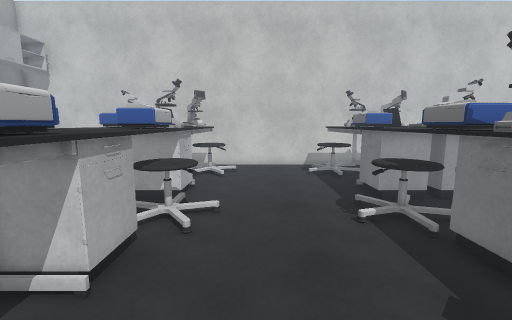
View 1 (above)

21 first-person views from a walk through a 3-D level made in the Unity game engine. The camera is 1.5 m above the floor, tilts 8° down and sees 90° across. The floor is counted in squares, 0.47 m on a side. Each view is taken from the middle of a square. On the plan, view 1 faces up. The plan holds only what a view shows up to about 20 squares ahead; the rest is blank. The player is left out. Some surface patterns are stand-ins.

View 2
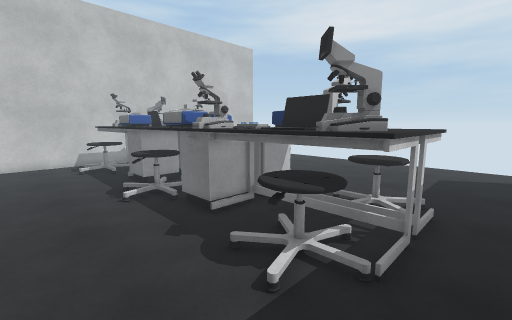

View 3
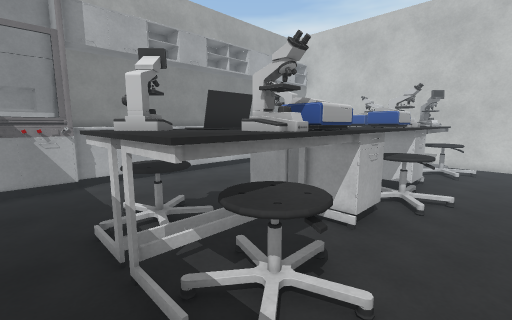

View 4
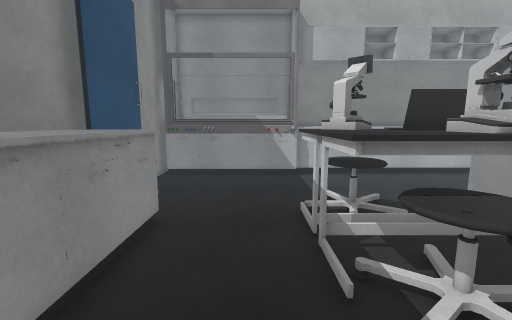

View 5
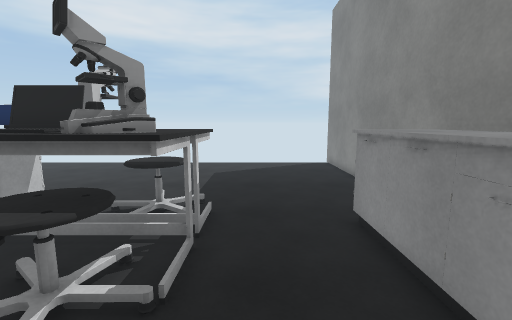

View 6
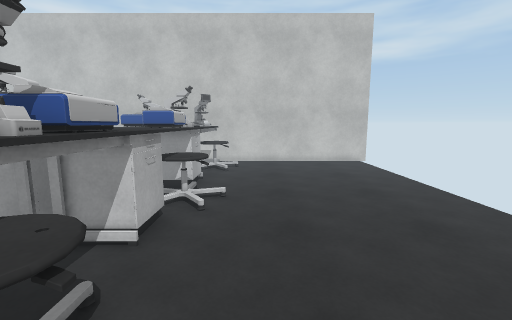

View 7
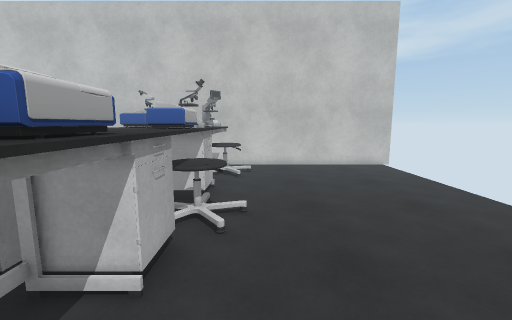

View 8
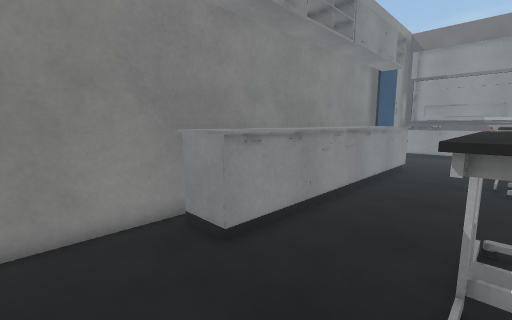

View 9
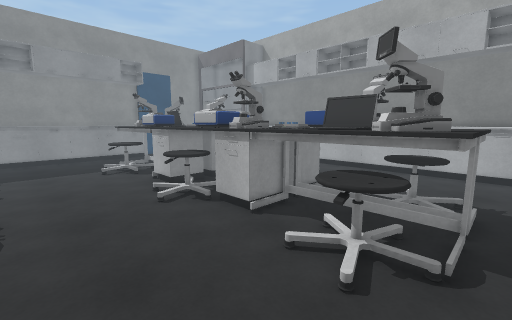

View 10
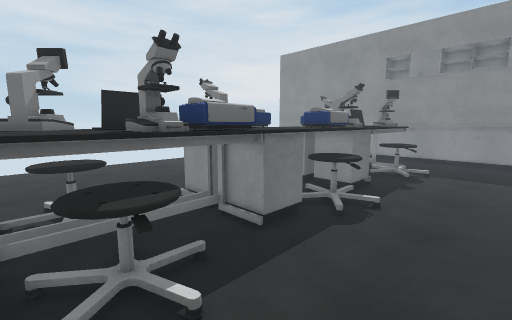

View 11
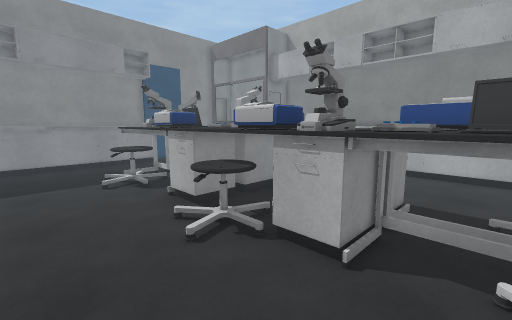

View 12
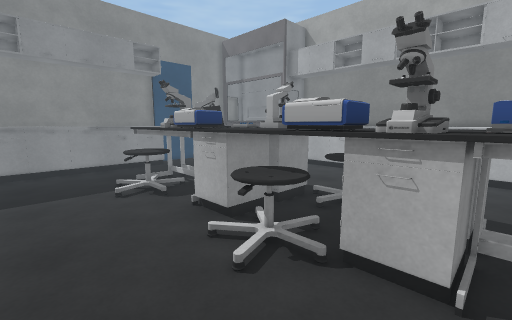

View 13
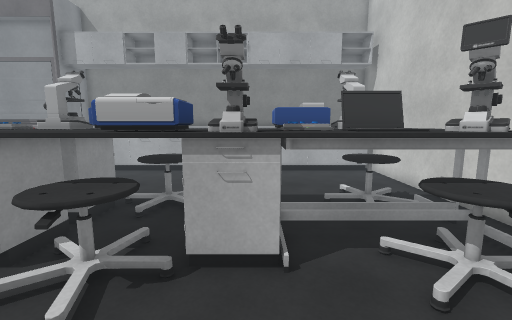

View 14
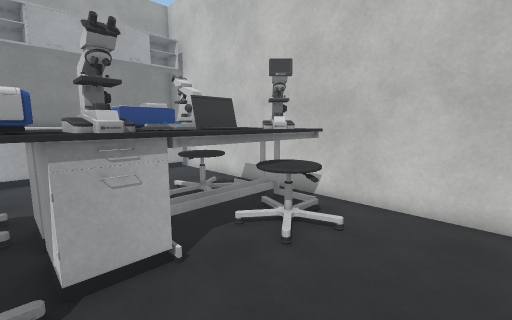

View 15
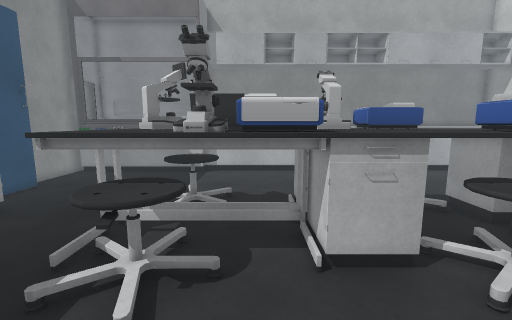

View 16
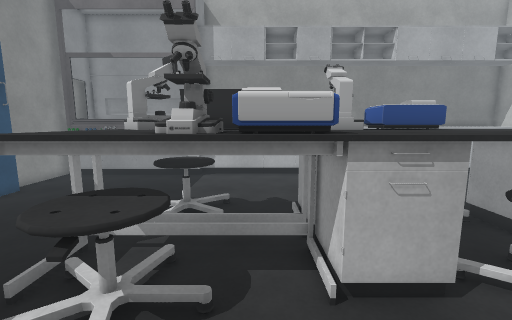

View 17
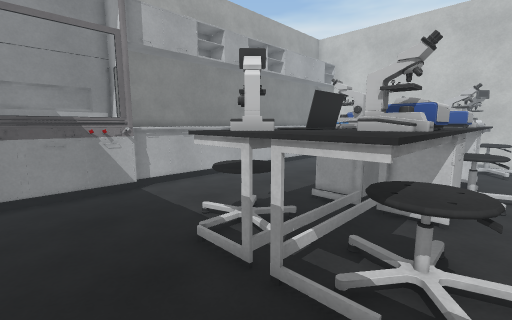

View 18
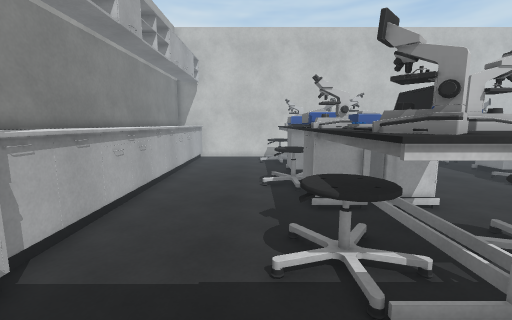

View 19
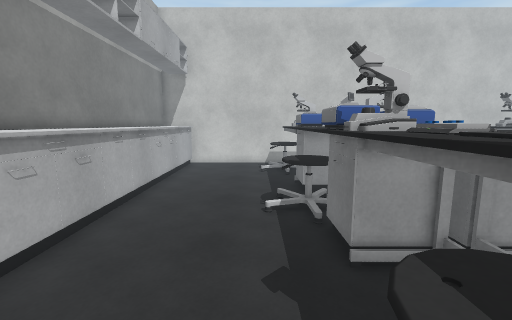

View 20
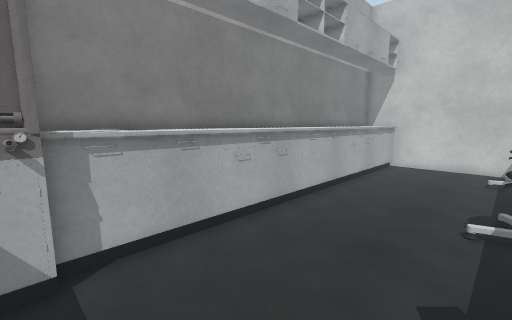

View 21
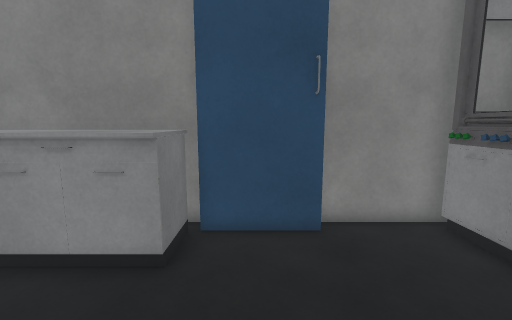

### Floor plan
Key: @ floor where view 1 was taken; # wall or solid block; . floor; E desk; S stool; L laptop; B bench; O other object.
Columns run from 17 left of view 1 to 22 right of it. Each row starts with its distance up from view 1.
 20 ########################################
 19 BBB...................  .    ..........
 18 BBB......EEEEEE.......EEEE E...........
 17 B B.....SS EE SS.....SSEEE SS..........
 16 B B.....SS ELLSS.....SSEELLSS..........
 15 B B......E ELLE.......E EL E...........
 14 BBB......EEELLE.......EEEL E...........
 13 B B......EEEEEE.......EEEEEE...........
 12 BBB......BBBBBB.......BBBBBB...........
 11 BBB......BBBBBB.......BBBBBB...........
 10 BBB......BBBBBB.......BBBBBB...........
  9 BBB.....SSBBBBSS.....SSBB  SS..........
  8 BBB.....SSBBBBSS.....SSBBBBSS..........
  7 BBB......BBBBBB.......BB BBB...........
  6 BBB......B BBBB.......BBBBBB...........
  5 BBB......BBBBBB.......BBBBBB...........
  4 BBB......EEEEEE.......EEEEEE..........
  3 BBB......ELLEEE.......E L EE...........
  2 BBB......ELLEEE.......ELLE E...........
  1 BBB.....SSLLEESS.....SSLLE SS..........
  0 BBB.....SS EEESS.@...SS EEESS..........
 -1 OOO......EEEEEE.......EEEEEE...........
 -2 OOO.......E   .........EEEE............
 -3 OOO....................................
 -4 OOO....................................
 -5 OOO....................................
 -6 OOOO......BBBBBBBBBBBBBBBBB............
 -7 OOOO......BBBBB  B B BBBBBB............
 -8 OOOO..####BBBBBB  BB   BBBB............
 -9 #######  ##############################

Positions as (right, up) in squares from view 1, and headings:
1: (0, 0), facing up
2: (0, -3), facing up-right
3: (0, -3), facing up-left
4: (1, -3), facing left
5: (1, -3), facing right
6: (13, -2), facing up
7: (12, 0), facing up
8: (13, -1), facing down-left
9: (3, 19), facing down-left
10: (0, 18), facing down-right
11: (2, 15), facing down-left
12: (2, 13), facing down-left
13: (2, 12), facing left
14: (2, 10), facing up-left
15: (2, 3), facing left
16: (1, 3), facing left
17: (-2, -5), facing up-left
18: (-10, -5), facing up
19: (-10, -1), facing up
20: (-9, -1), facing up-left
21: (-9, -1), facing down
